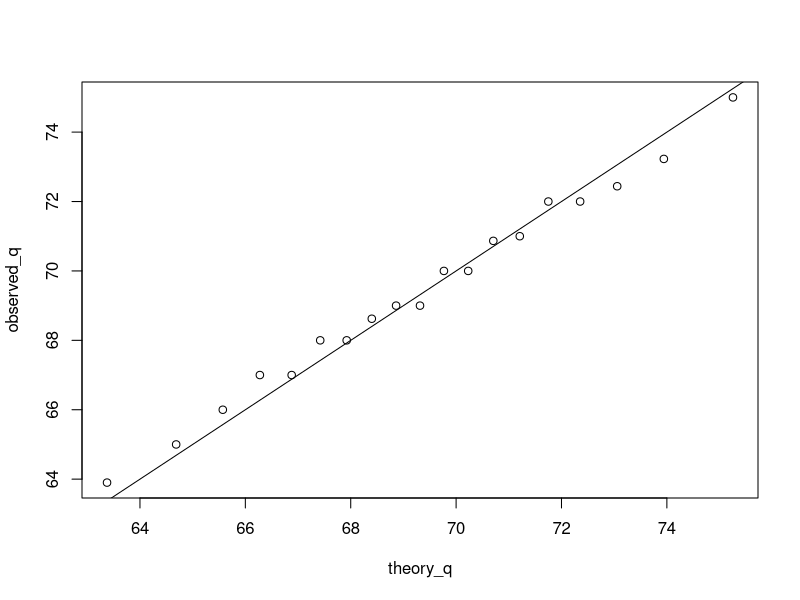

Write R code to recreate this figure.
## ---- chunk 1
library(tidyverse)
library(dslabs)
## ---- chunk 2
x <- seq(1:10)
x
## ---- chunk 3
x.odd <- seq(1,10,2)
x.odd
## ---- chunk 4
y.divide <- seq(1,10, length.out = 3)
y.divide
## ---- chunk 5
beads <- rep(c("red", "blue"), times = c(2,3))
beads
## ---- chunk 6
B <- 100000    
events <- replicate(B, sample(beads, 1))    # draw 1 bead, B times
tab <- table(events)    # make a table of outcome counts
prop.table(tab)    # view table of outcome proportio
## ---- chunk 7
str(murders)
## ---- chunk 8
names(murders)
## ---- chunk 9
murders$state[1:5]
## ---- chunk 10
city <- c("Tokyo", "Lile", "Dover")
area <- c(10, 8, 13)
names(area) <- city
area
## ---- chunk 11
data <- data.frame(name=city, value=area)
data
## ---- chunk 12
data("heights")
male <- heights %>% 
  filter(sex=="Male")
## ---- chunk 13
p <- seq(0.05, 0.95, 0.05)
## ---- chunk 14
observed_q <- quantile(male$height, p)
theory_q <- qnorm(p, mean=mean(male$height), sd=sd(male$height))
## ---- chunk 15
plot(theory_q, observed_q)
abline(0,1)
